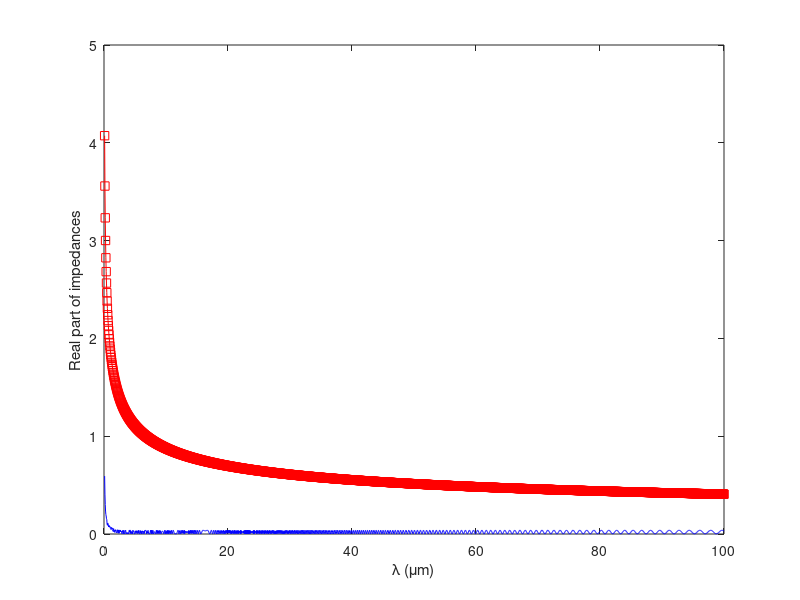
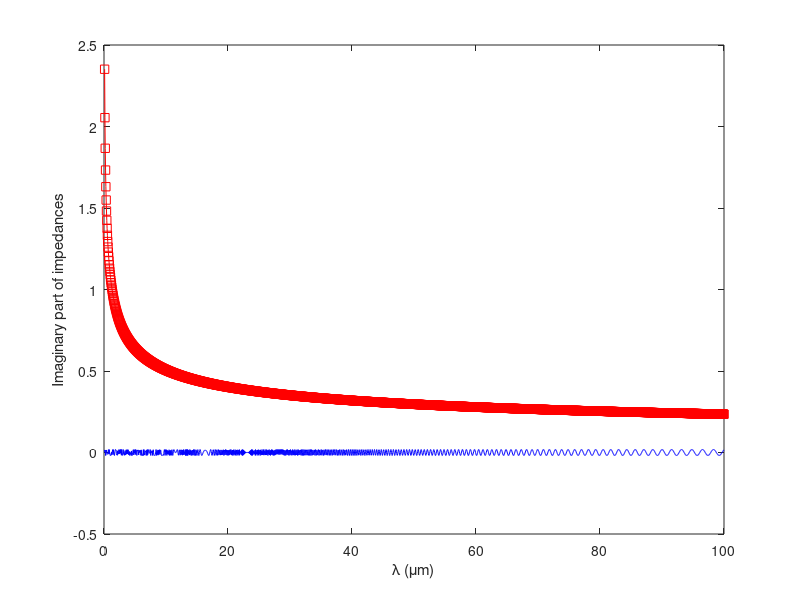
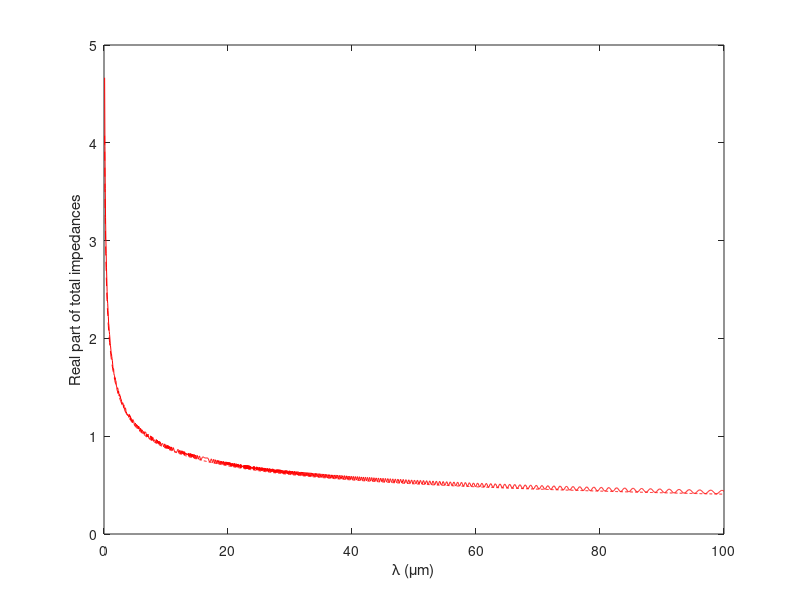
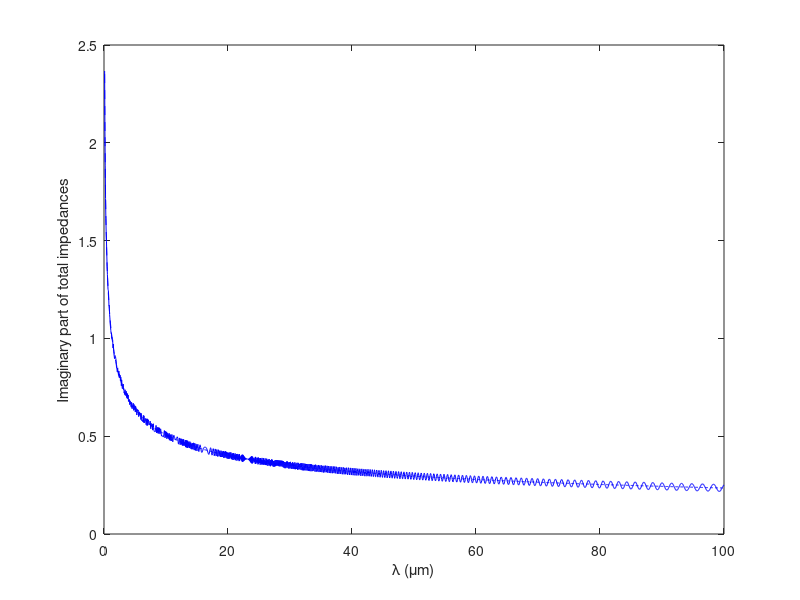

Source code (MATLAB) for these figures, in order:
%%%%%%%%%%%%%%%%%%%%%%%%%%%%%%%%%%%%%%%%%%%%%%%%%%%%%%%%%%%%%%%%%%%%%%%%%%%
% This program is independent of the main program {volterra_mat_for_GUI.m}
% and intends to illustrate various free-space CSR impedance models, 
% including steady-state, entrance transient and exit transients (drift CSR
% and "Case C"). It can also calculate the wakefield for a given arbitrary
% bunch distribution. (to be implemented)
% 
% This program uses cgs units.
%
% Program written by Cheng-Ying Tsai, jcytsai@vt.edu
% v1: March 21, 2015
%%%%%%%%%%%%%%%%%%%%%%%%%%%%%%%%%%%%%%%%%%%%%%%%%%%%%%%%%%%%%%%%%%%%%%%%%%%

clear all
format long

const_A=3^(-1/3)*gamma(2/3)*(1i*sqrt(3)-1);

iss=1;
itr=0;
idrif=1;


rho=2.0e2;                                   % bending radius in cm
Lb=20;                                       % dipole length in cm
egamma=0.75e3/0.511;                         % beam energy in GeV


lambda_start=0.1e-4;                           % unit: cm
lambda_end=100e-4;                           % unit: cm
scan_num=2000;
lambda_array=linspace(lambda_start,lambda_end,scan_num);
k_array=2*pi./lambda_array;

% steady-state CSR impedance
if (iss==1)
    Z_CSR_ss=-1i*k_array.^(1/3)*const_A*rho^(-2/3);
else
    Z_CSR_ss=0.0;
end


% entrance transient CSR impedance
if (itr==1)
    local_s=10;                               % local coordinate measured from dipole entrance, in cm
    z_L=local_s^3/(24*rho^2);

    % D. Zhou's version
    mu=k_array*z_L;
    tmp01=-4/local_s.*exp(-1i*4*mu);
    tmp02=4/(3*local_s)*(1i*mu).^(1/3).*mfun('GAMMA',-1/3,1i*mu);
    Z_CSR_tr=tmp01+tmp02;
else
    Z_CSR_tr=0.0;
end



% exit transient CSR impedances
if (idrif==1)
    downstream_s=100;                         % local coordinate measured from dipole exit, in cm        
    
    % R. Bosch, Eq.(24), PRST-AB 10, 050701 (2007)
    for m=1:1:length(k_array)
        k=k_array(m);
        if (downstream_s > rho^(2/3)*(2*pi/k)^(1/3))
        	tmp01(m)=min(downstream_s,egamma^2/k);
            tmp03(m)=2/tmp01(m);
        else
            tmp03(m)=0.0;
        end
        
        tmp04=exp(-1i*k*Lb^2/(6*rho^2)*(Lb+3*downstream_s));
        tmp05=Lb+2*downstream_s;
        tmp06(m)=-4*tmp04/tmp05;
        
        tmp(m)=tmp03(m)+tmp06(m);
        
    end
    Z_CSR_drif=tmp;
else
    Z_CSR_drif=0.0;
end

Z_tot=Z_CSR_ss+Z_CSR_tr+Z_CSR_drif;

% plots
if (iss==1); figure(1); plot(lambda_array*1e4,real(Z_CSR_ss),'rs-'); xlabel('\lambda (\mum)'); ylabel('Real part of impedances'); grid off; hold on; end
if (itr==1); figure(1); plot(lambda_array*1e4,real(Z_CSR_tr),'gd-'); xlabel('\lambda (\mum)'); ylabel('Real part of impedances'); grid off; hold on; end
if (idrif==1); figure(1); plot(lambda_array*1e4,real(Z_CSR_drif),'b-'); xlabel('\lambda (\mum)'); ylabel('Real part of impedances'); grid off; hold on; end

if (iss==1); figure(2); plot(lambda_array*1e4,imag(Z_CSR_ss),'rs-'); xlabel('\lambda (\mum)'); ylabel('Imaginary part of impedances'); grid off; hold on; end
if (itr==1); figure(2); plot(lambda_array*1e4,imag(Z_CSR_tr),'gd-'); xlabel('\lambda (\mum)'); ylabel('Imaginary part of impedances'); grid off; hold on; end
if (idrif==1); figure(2); plot(lambda_array*1e4,imag(Z_CSR_drif),'b-'); xlabel('\lambda (\mum)'); ylabel('Imaginary part of impedances'); grid off; hold on; end

figure(3); plot(lambda_array*1e4,real(Z_tot),'r'); xlabel('\lambda (\mum)'); ylabel('Real part of total impedances'); grid off; hold on;
figure(3); plot(lambda_array*1e4,real(Z_CSR_ss),'r--'); xlabel('\lambda (\mum)'); ylabel('Real part of total impedances'); grid off; hold on;

figure(4); plot(lambda_array*1e4,imag(Z_tot),'b'); xlabel('\lambda (\mum)'); ylabel('Imaginary part of total impedances'); grid off; hold on;
figure(4); plot(lambda_array*1e4,imag(Z_CSR_ss),'b--'); xlabel('\lambda (\mum)'); ylabel('Imaginary part of total impedances'); grid off; hold on;



